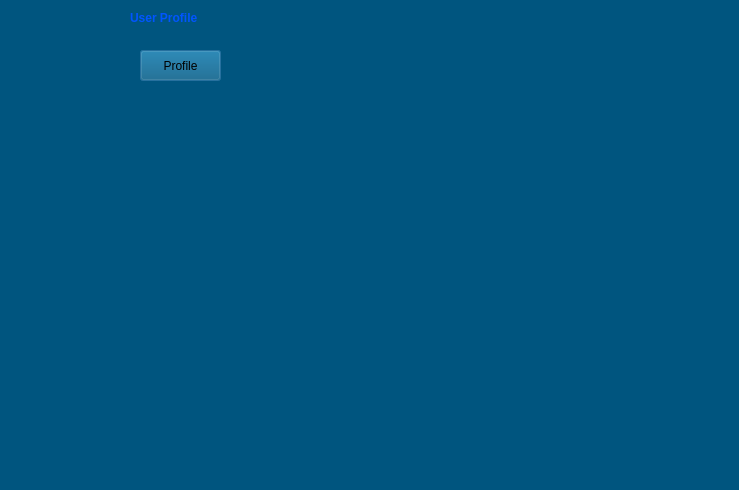
<?xml version="1.0" encoding="UTF-8"?>
<ui version="4.0">
 <class>user_profile_window</class>
 <widget class="QDialog" name="user_profile_window">
  <property name="geometry">
   <rect>
    <x>0</x>
    <y>0</y>
    <width>739</width>
    <height>490</height>
   </rect>
  </property>
  <property name="windowTitle">
   <string>Dialog</string>
  </property>
  <property name="styleSheet">
   <string notr="true">background-color: rgb(0, 85, 127);</string>
  </property>
  <widget class="QPushButton" name="pushButton_2">
   <property name="geometry">
    <rect>
     <x>140</x>
     <y>50</y>
     <width>81</width>
     <height>31</height>
    </rect>
   </property>
   <property name="text">
    <string>Profile</string>
   </property>
  </widget>
  <widget class="QLabel" name="label">
   <property name="geometry">
    <rect>
     <x>130</x>
     <y>10</y>
     <width>101</width>
     <height>16</height>
    </rect>
   </property>
   <property name="styleSheet">
    <string notr="true">color: rgb(0, 85, 255);
font-weight : bold;</string>
   </property>
   <property name="text">
    <string>User Profile</string>
   </property>
  </widget>
 </widget>
 <resources/>
 <connections/>
</ui>
